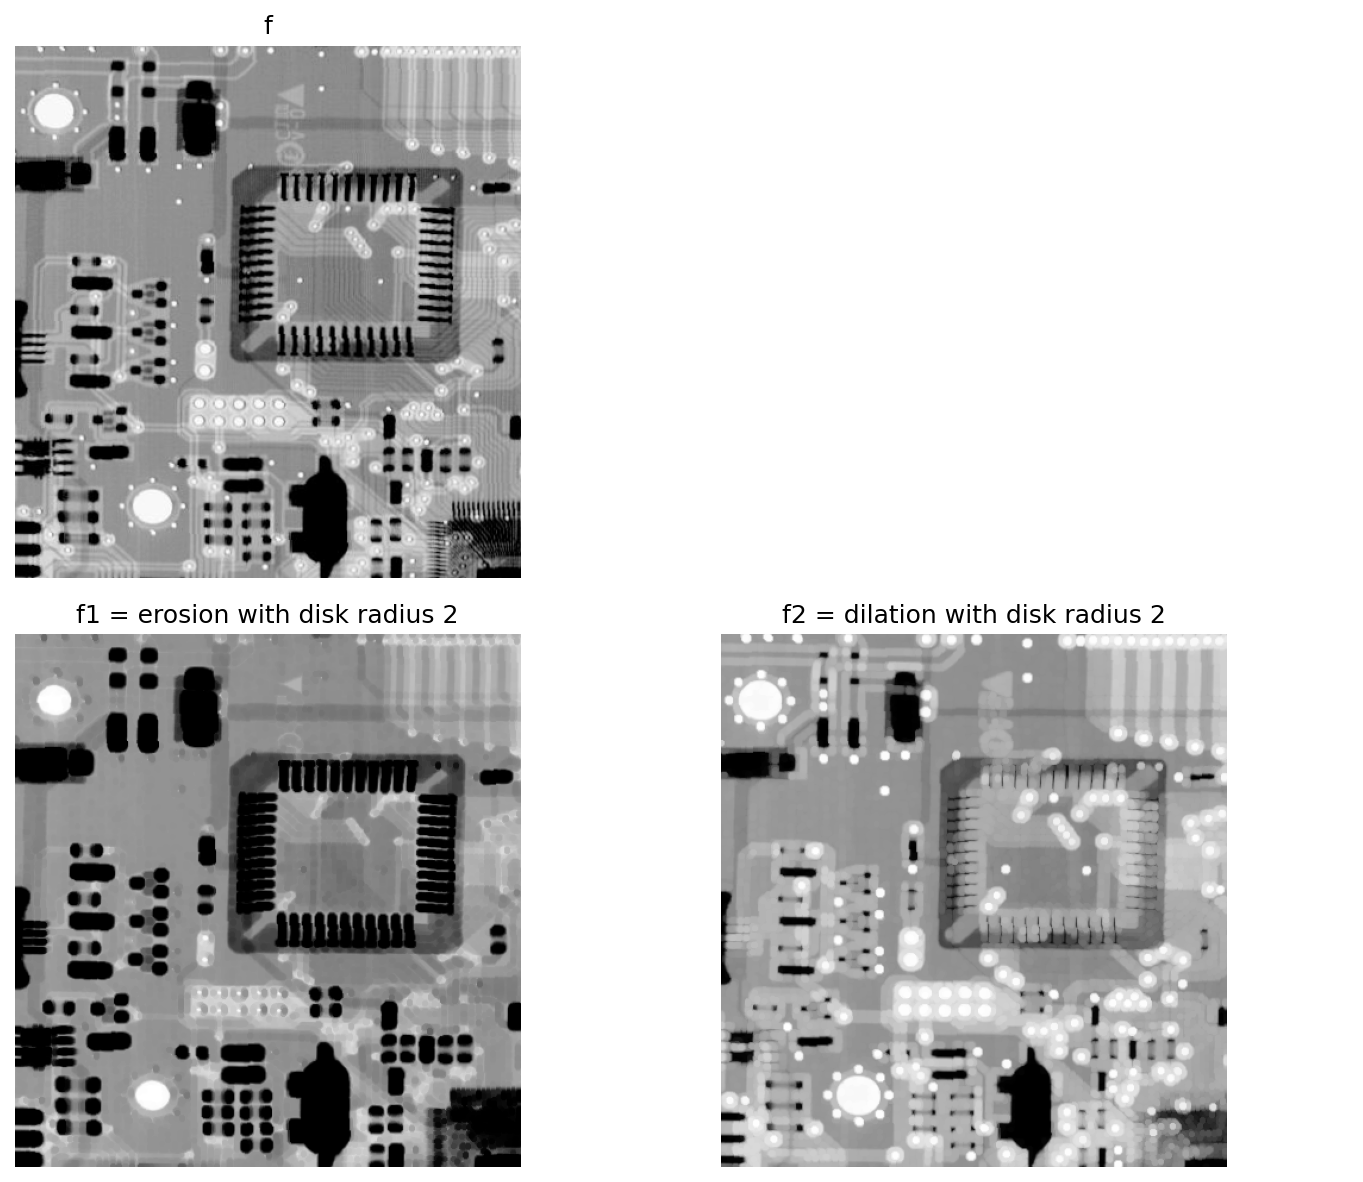

The script that saved this image:
import numpy as np
import matplotlib.pyplot as plt
from PIL import Image
import sys
from pathlib import Path

import ia870 as ia
from libDIPUM.data_path import dip_data

# %% Figure937

# %% Data
f = np.array(Image.open(dip_data('circuitboard-section.tif')))
if f.ndim == 3:
    f = f[..., 0]

# %% SE
B1 = ia.iasedisk(2)

# %% Erosion and dilation
f1 = ia.iaero(f, B1)
f2 = ia.iadil(f, B1)

# %% Display
fig, ax = plt.subplots(2, 2, figsize=(10, 8), sharex=True, sharey=True, num=1)
try:
    fig.canvas.manager.set_window_title('Figure 9.35')
except Exception:
    pass

ax = ax.ravel()

ax[0].imshow(f, cmap='gray')
ax[0].set_title('f')
ax[0].axis('off')

ax[1].axis('off')

ax[2].imshow(f1, cmap='gray')
ax[2].set_title('f1 = erosion with disk radius 2')
ax[2].axis('off')

ax[3].imshow(f2, cmap='gray')
ax[3].set_title('f2 = dilation with disk radius 2')
ax[3].axis('off')

plt.tight_layout()
fig.savefig('Figure937.png', dpi=150, bbox_inches='tight')
plt.show()
